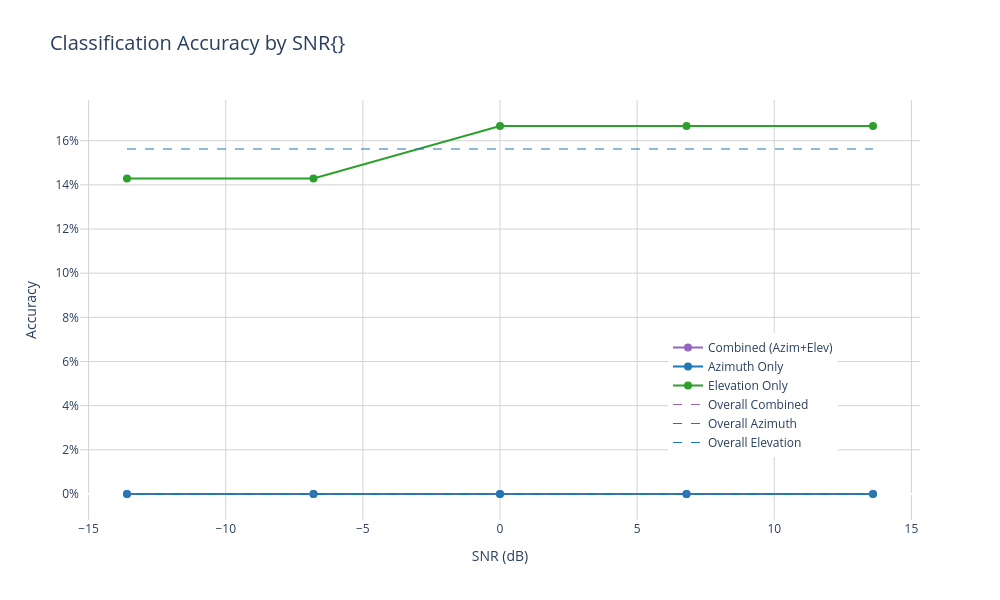

Notebook cell for this chart:
### Markdown cell above
### Plot2

### Code cell
# Plot 2: Classification Accuracies by SNR
title_suffix = {}
fig2 = go.Figure()

fig2.add_trace(go.Scatter(
    x=snr_values, y=combined_accs,
    mode='lines+markers',
    name='Combined (Azim+Elev)',
    line=dict(color='#9467bd', width=2),
    marker=dict(size=8)
    ))
fig2.add_trace(go.Scatter(
    x=snr_values, y=azimuth_accs,
    mode='lines+markers',
    name='Azimuth Only',
    line=dict(color='#1f77b4', width=2),
    marker=dict(size=8)
    ))
fig2.add_trace(go.Scatter(
    x=snr_values, y=elevation_accs,
    mode='lines+markers',
    name='Elevation Only',
    line=dict(color='#2ca02c', width=2),
    marker=dict(size=8)
    ))

# Add overall average lines
fig2.add_trace(go.Scatter(
    x=[min(snr_values), max(snr_values)],
    y=[overall_results['combined_accuracy'].item()] * 2,
    mode='lines',
    name='Overall Combined',
    line=dict(color='#9467bd', width=1, dash='dash'),
    showlegend=True
    ))
fig2.add_trace(go.Scatter(
    x=[min(snr_values), max(snr_values)],
    y=[overall_results['azimuth_accuracy'].item()] * 2,
    mode='lines',
    name='Overall Azimuth',
    line=dict(color='#1f77b4', width=1, dash='dash'),
    showlegend=True
    ))
fig2.add_trace(go.Scatter(
    x=[min(snr_values), max(snr_values)],
    y=[overall_results['elevation_accuracy'].item()] * 2,
    mode='lines',
    name='Overall Elevation',
    line=dict(color='#1f77b4', width=1, dash='dash'),
    showlegend=True
    ))

fig2.update_layout(
    title=dict(text=f"Classification Accuracy by SNR{title_suffix}", font=dict(size=20)),
    xaxis=dict(title="SNR (dB)", tickfont=dict(size=12), showgrid=True, gridcolor='lightgray', zeroline=False),
    yaxis=dict(title="Accuracy", tickfont=dict(size=12), tickformat=".0%", showgrid=True, gridcolor='lightgray'),
    width=1000,
    height=600,
    paper_bgcolor="white",
    plot_bgcolor="white",
    legend=dict(x=0.7, y=0.15)
    )

print(overall_results['azimuth_accuracy'].item())

fig2.show()

### Figure 1 — Plotly figure (JSON) as saved in the notebook; plotly's stock layout.template omitted (floating-point values rounded to 4 significant figures)
{"data": [{"line": {"color": "#9467bd", "width": 2}, "marker": {"size": 8}, "mode": "lines+markers", "name": "Combined (Azim+Elev)", "x": [-13.6, -6.8, 0.0, 6.8, 13.6], "y": [0.0, 0.0, 0.0, 0.0, 0.0], "type": "scatter"}, {"line": {"color": "#1f77b4", "width": 2}, "marker": {"size": 8}, "mode": "lines+markers", "name": "Azimuth Only", "x": [-13.6, -6.8, 0.0, 6.8, 13.6], "y": [0.0, 0.0, 0.0, 0.0, 0.0], "type": "scatter"}, {"line": {"color": "#2ca02c", "width": 2}, "marker": {"size": 8}, "mode": "lines+markers", "name": "Elevation Only", "x": [-13.6, -6.8, 0.0, 6.8, 13.6], "y": [0.1429, 0.1429, 0.1667, 0.1667, 0.1667], "type": "scatter"}, {"line": {"color": "#9467bd", "dash": "dash", "width": 1}, "mode": "lines", "name": "Overall Combined", "showlegend": true, "x": [-13.6, 13.6], "y": [0.0, 0.0], "type": "scatter"}, {"line": {"color": "#1f77b4", "dash": "dash", "width": 1}, "mode": "lines", "name": "Overall Azimuth", "showlegend": true, "x": [-13.6, 13.6], "y": [0.0, 0.0], "type": "scatter"}, {"line": {"color": "#1f77b4", "dash": "dash", "width": 1}, "mode": "lines", "name": "Overall Elevation", "showlegend": true, "x": [-13.6, 13.6], "y": [0.1562, 0.1562], "type": "scatter"}], "layout": {"title": {"font": {"size": 20}, "text": "Classification Accuracy by SNR{}"}, "xaxis": {"tickfont": {"size": 12}, "title": {"text": "SNR (dB)"}, "showgrid": true, "gridcolor": "lightgray", "zeroline": false}, "yaxis": {"tickfont": {"size": 12}, "title": {"text": "Accuracy"}, "tickformat": ".0%", "showgrid": true, "gridcolor": "lightgray"}, "legend": {"x": 0.7, "y": 0.15}, "width": 1000, "height": 600, "paper_bgcolor": "white", "plot_bgcolor": "white"}}
